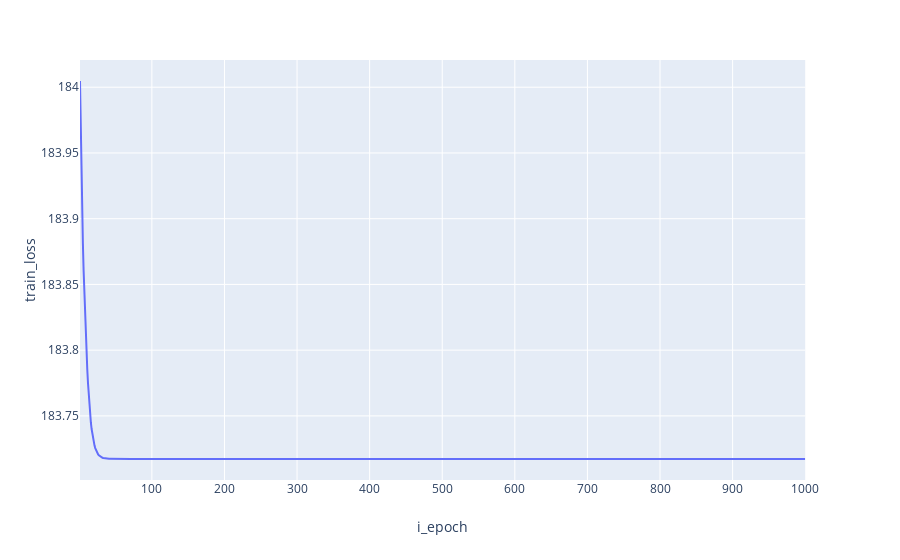

Write notebook code for a chart like this one.
### Code cell
fig = px.line(trainer.step_info, x='i_epoch', y='train_loss')
fig.show()

### Figure 1 — Plotly figure (JSON) as saved in the notebook; plotly's stock layout.template omitted (floating-point values rounded to 4 significant figures; data arrays with more than 128 entries replaced by an {"elided": "..."} marker saying what was removed)
{"data": [{"hoverlabel": {"namelength": 0}, "hovertemplate": "i_epoch=%{x}<br>train_loss=%{y}", "legendgroup": "", "line": {"color": "#636efa", "dash": "solid"}, "mode": "lines", "name": "", "showlegend": false, "type": "scatter", "x": {"elided": "1000 int values"}, "xaxis": "x", "y": {"elided": "1000 float values"}, "yaxis": "y"}], "layout": {"autosize": true, "legend": {"tracegroupgap": 0}, "margin": {"t": 60}, "xaxis": {"anchor": "y", "autorange": true, "domain": [0, 0.98], "range": [1, 1000], "title": {"text": "i_epoch"}, "type": "linear"}, "yaxis": {"anchor": "x", "autorange": true, "domain": [0, 1], "range": [183.7, 184.0], "title": {"text": "train_loss"}, "type": "linear"}}}
